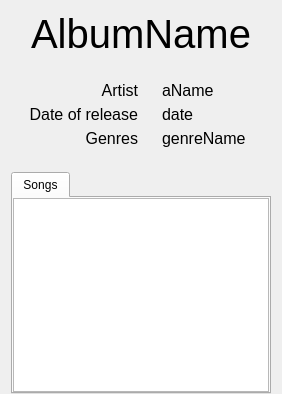
          <widget class="QWidget" name="detailView1" native="true">
           <property name="sizePolicy">
            <sizepolicy hsizetype="Minimum" vsizetype="Preferred">
             <horstretch>0</horstretch>
             <verstretch>0</verstretch>
            </sizepolicy>
           </property>
           <layout class="QVBoxLayout" name="verticalLayout_10">
            <property name="bottomMargin">
             <number>0</number>
            </property>
            <item>
             <widget class="QLabel" name="albumName">
              <property name="sizePolicy">
               <sizepolicy hsizetype="Preferred" vsizetype="Fixed">
                <horstretch>0</horstretch>
                <verstretch>0</verstretch>
               </sizepolicy>
              </property>
              <property name="font">
               <font>
                <pointsize>30</pointsize>
               </font>
              </property>
              <property name="text">
               <string>AlbumName</string>
              </property>
              <property name="scaledContents">
               <bool>true</bool>
              </property>
              <property name="alignment">
               <set>Qt::AlignBottom|Qt::AlignHCenter</set>
              </property>
             </widget>
            </item>
            <item>
             <widget class="QWidget" name="widget_6" native="true">
              <property name="sizePolicy">
               <sizepolicy hsizetype="Preferred" vsizetype="Minimum">
                <horstretch>0</horstretch>
                <verstretch>0</verstretch>
               </sizepolicy>
              </property>
              <layout class="QHBoxLayout" name="horizontalLayout_7">
               <item>
                <widget class="QWidget" name="widget_7" native="true">
                 <property name="sizePolicy">
                  <sizepolicy hsizetype="Preferred" vsizetype="Fixed">
                   <horstretch>0</horstretch>
                   <verstretch>0</verstretch>
                  </sizepolicy>
                 </property>
                 <layout class="QVBoxLayout" name="verticalLayout_8">
                  <property name="spacing">
                   <number>5</number>
                  </property>
                  <item>
                   <widget class="QLabel" name="ls8">
                    <property name="sizePolicy">
                     <sizepolicy hsizetype="Preferred" vsizetype="Fixed">
                      <horstretch>0</horstretch>
                      <verstretch>0</verstretch>
                     </sizepolicy>
                    </property>
                    <property name="font">
                     <font>
                      <pointsize>12</pointsize>
                     </font>
                    </property>
                    <property name="text">
                     <string>Artist</string>
                    </property>
                    <property name="scaledContents">
                     <bool>true</bool>
                    </property>
                    <property name="alignment">
                     <set>Qt::AlignRight|Qt::AlignTrailing|Qt::AlignVCenter</set>
                    </property>
                   </widget>
                  </item>
                  <item>
                   <widget class="QLabel" name="ls7">
                    <property name="sizePolicy">
                     <sizepolicy hsizetype="Preferred" vsizetype="Fixed">
                      <horstretch>0</horstretch>
                      <verstretch>0</verstretch>
                     </sizepolicy>
                    </property>
                    <property name="font">
                     <font>
                      <pointsize>12</pointsize>
                     </font>
                    </property>
                    <property name="text">
                     <string>Date of release</string>
                    </property>
                    <property name="scaledContents">
                     <bool>true</bool>
                    </property>
                    <property name="alignment">
                     <set>Qt::AlignRight|Qt::AlignTrailing|Qt::AlignVCenter</set>
                    </property>
                   </widget>
                  </item>
                  <item>
                   <widget class="QLabel" name="ls6">
                    <property name="sizePolicy">
                     <sizepolicy hsizetype="Preferred" vsizetype="Fixed">
                      <horstretch>0</horstretch>
                      <verstretch>0</verstretch>
                     </sizepolicy>
                    </property>
                    <property name="font">
                     <font>
                      <pointsize>12</pointsize>
                     </font>
                    </property>
                    <property name="text">
                     <string>Genres</string>
                    </property>
                    <property name="scaledContents">
                     <bool>true</bool>
                    </property>
                    <property name="alignment">
                     <set>Qt::AlignRight|Qt::AlignTrailing|Qt::AlignVCenter</set>
                    </property>
                   </widget>
                  </item>
                 </layout>
                </widget>
               </item>
               <item>
                <widget class="QWidget" name="widget_8" native="true">
                 <property name="sizePolicy">
                  <sizepolicy hsizetype="Preferred" vsizetype="Fixed">
                   <horstretch>0</horstretch>
                   <verstretch>0</verstretch>
                  </sizepolicy>
                 </property>
                 <layout class="QVBoxLayout" name="verticalLayout_9">
                  <property name="spacing">
                   <number>5</number>
                  </property>
                  <item>
                   <widget class="QLabel" name="aNameAlb">
                    <property name="sizePolicy">
                     <sizepolicy hsizetype="Preferred" vsizetype="Fixed">
                      <horstretch>0</horstretch>
                      <verstretch>0</verstretch>
                     </sizepolicy>
                    </property>
                    <property name="font">
                     <font>
                      <pointsize>12</pointsize>
                     </font>
                    </property>
                    <property name="text">
                     <string>aName</string>
                    </property>
                    <property name="scaledContents">
                     <bool>true</bool>
                    </property>
                    <property name="alignment">
                     <set>Qt::AlignLeading|Qt::AlignLeft|Qt::AlignVCenter</set>
                    </property>
                   </widget>
                  </item>
                  <item>
                   <widget class="QLabel" name="dateName">
                    <property name="sizePolicy">
                     <sizepolicy hsizetype="Preferred" vsizetype="Fixed">
                      <horstretch>0</horstretch>
                      <verstretch>0</verstretch>
                     </sizepolicy>
                    </property>
                    <property name="font">
                     <font>
                      <pointsize>12</pointsize>
                     </font>
                    </property>
                    <property name="text">
                     <string>date</string>
                    </property>
                    <property name="scaledContents">
                     <bool>true</bool>
                    </property>
                    <property name="alignment">
                     <set>Qt::AlignLeading|Qt::AlignLeft|Qt::AlignVCenter</set>
                    </property>
                   </widget>
                  </item>
                  <item>
                   <widget class="QLabel" name="genreNameAlb">
                    <property name="sizePolicy">
                     <sizepolicy hsizetype="Preferred" vsizetype="Fixed">
                      <horstretch>0</horstretch>
                      <verstretch>0</verstretch>
                     </sizepolicy>
                    </property>
                    <property name="font">
                     <font>
                      <pointsize>12</pointsize>
                     </font>
                    </property>
                    <property name="text">
                     <string>genreName</string>
                    </property>
                    <property name="scaledContents">
                     <bool>true</bool>
                    </property>
                    <property name="alignment">
                     <set>Qt::AlignLeading|Qt::AlignLeft|Qt::AlignVCenter</set>
                    </property>
                   </widget>
                  </item>
                 </layout>
                </widget>
               </item>
              </layout>
             </widget>
            </item>
            <item>
             <widget class="QTabWidget" name="tabAlb">
              <property name="sizePolicy">
               <sizepolicy hsizetype="Minimum" vsizetype="Expanding">
                <horstretch>0</horstretch>
                <verstretch>0</verstretch>
               </sizepolicy>
              </property>
              <property name="currentIndex">
               <number>0</number>
              </property>
              <widget class="QWidget" name="tab">
               <attribute name="title">
                <string>Songs</string>
               </attribute>
               <layout class="QVBoxLayout" name="verticalLayout_11">
                <property name="leftMargin">
                 <number>0</number>
                </property>
                <property name="topMargin">
                 <number>0</number>
                </property>
                <property name="rightMargin">
                 <number>0</number>
                </property>
                <property name="bottomMargin">
                 <number>0</number>
                </property>
                <item>
                 <widget class="QTableView" name="songsAlbView"/>
                </item>
               </layout>
              </widget>
             </widget>
            </item>
           </layout>
          </widget>
